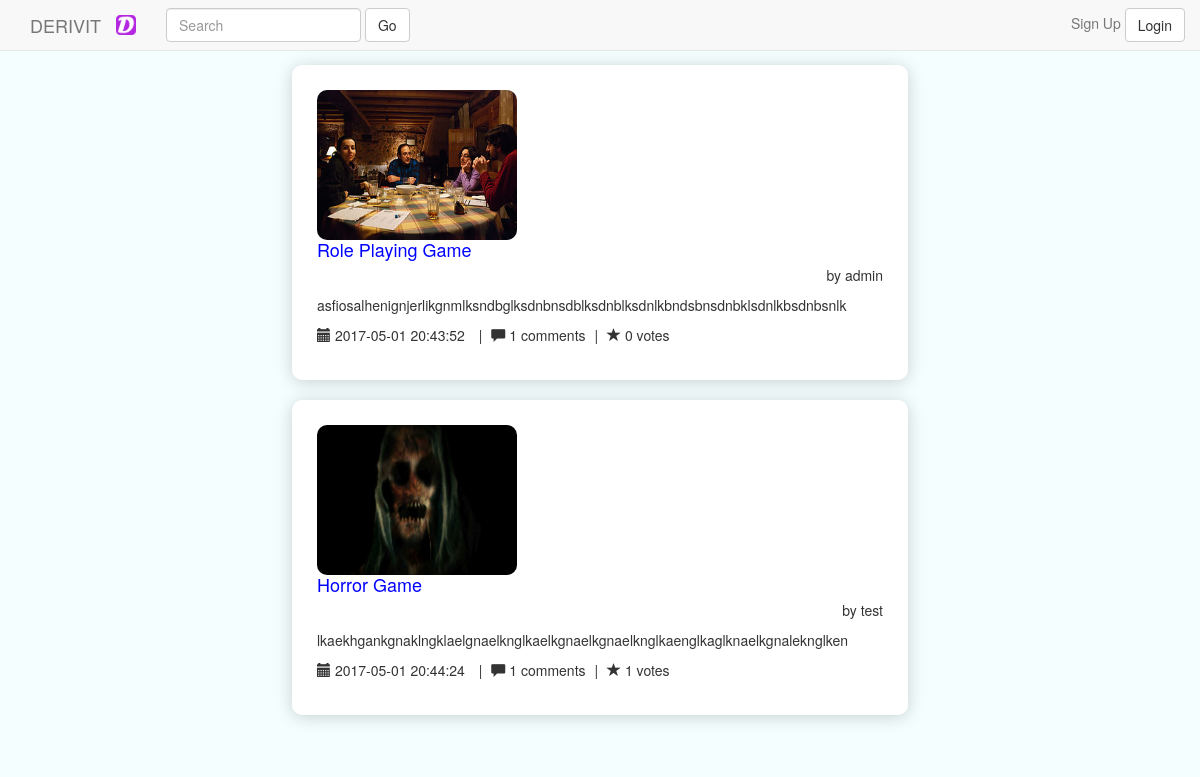
The app's page /, older data.
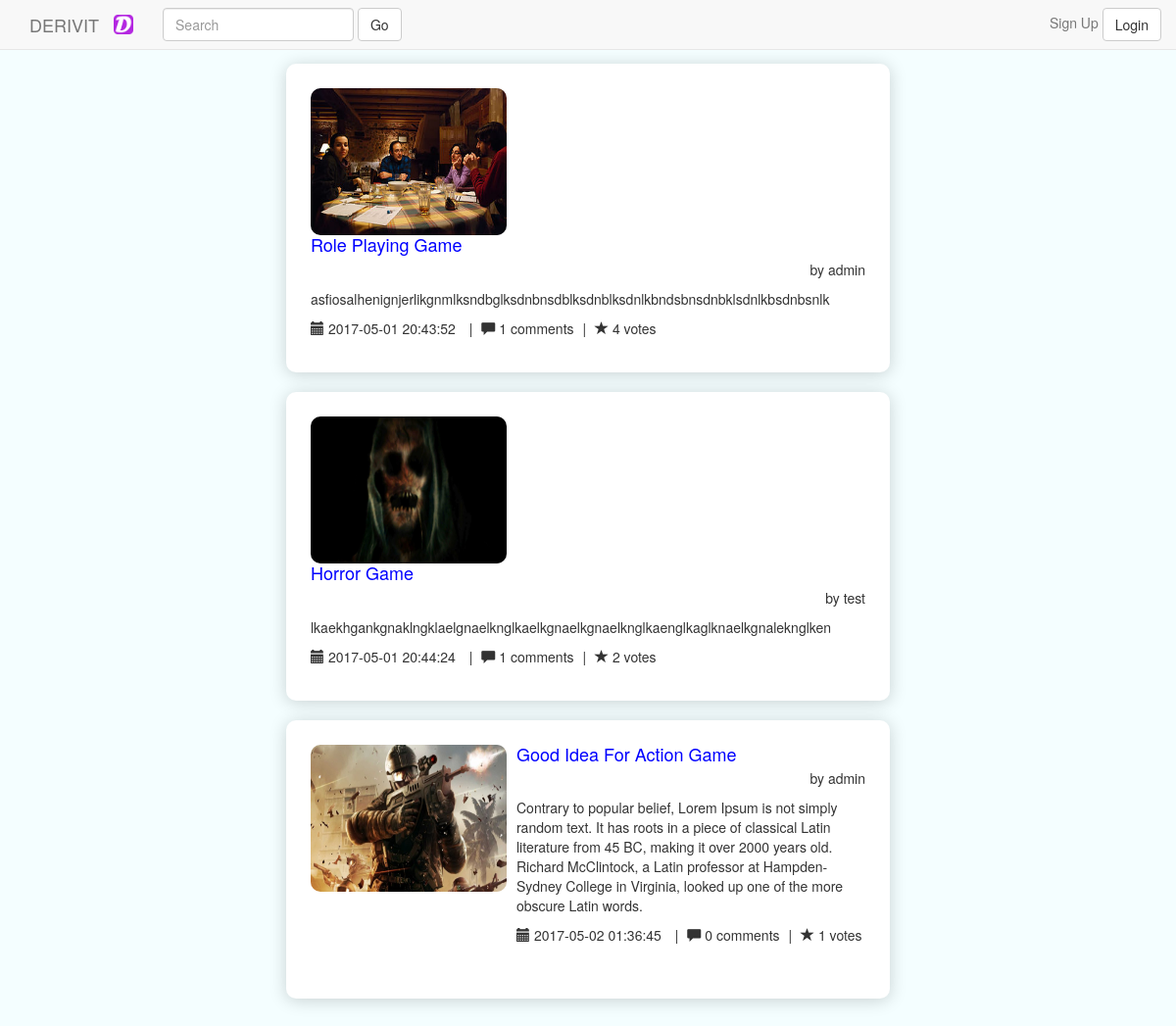
The same page, newer data.
### tables this page shows
CREATE TABLE `posts` (
  `post_id` int(11) NOT NULL,
  `user_id` int(4) NOT NULL,
  `tag_id` int(3) NOT NULL,
  `post_title` varchar(25) NOT NULL,
  `post_body` varchar(512) NOT NULL,
  `post_image` varchar(30) NOT NULL,
  `post_timestamp` timestamp NOT NULL DEFAULT CURRENT_TIMESTAMP
);

CREATE TABLE `users` (
  `user_id` int(5) NOT NULL,
  `user_name` varchar(20) NOT NULL,
  `user_password` varchar(512) NOT NULL,
  `user_email` varchar(30) NOT NULL,
  `reg_date` timestamp NOT NULL DEFAULT CURRENT_TIMESTAMP
);

### Utility.php (called while the page is built, shortened)
<?php
function fetchCommentCount($db, $postId) {
    $stmt = "SELECT COUNT(comment_id) FROM comments WHERE post_id = $postId";
    $query = $db->prepare($stmt);
    $query->execute();
    $f = $query->fetch();
    $result = $f[0];
    return $result;
}
function fetchVoteCount($db, $postId) {
    $stmt = "SELECT COUNT(vote_id) FROM votes WHERE post_id = $postId";
    $query = $db->prepare($stmt);
    $query->execute();
    $f = $query->fetch();
    $result = $f[0];
    return $result;
}
function fetchPosterName($db, $postId) {
    $stmt = "SELECT user_name FROM posts INNER JOIN users ON posts.user_id = users.user_id WHERE post_id = $postId";
    $query = $db->prepare($stmt);
    $query->execute();
    $f = $query->fetch();
    $result = $f[0];
    return $result;
}

### inc/blog.php (the view, shortened to what this page needs)
<?php
require_once 'database.php';
require_once 'Utility.php';
$stmt = "SELECT * FROM posts";
$query = $db->prepare($stmt);
$query->execute();
$postData = $query->fetchAll();
?>
<?php foreach ($postData as $post): ?>
    <?php $postId = $post['post_id'] ?>
    <div id="post_content" class="media">
        <a class="pull-left">
            <img class="media-object" src="img/<?php echo $post['post_image']; ?>" id="post_image">
        </a>
        <div class="media-body">
            <a href="viewPost.php?id=<?php echo $post['post_id']; ?>"><h4 class="media-heading"><?php echo $post['post_title']; ?></h4></a>
            <p class="text-right">by <?php echo fetchPosterName($db, $postId) ?></p>
            <p><?php echo $post['post_body']; ?></p>
            <ul class="list-inline list-unstyled">
                <li><span><i class="glyphicon glyphicon-calendar"></i> <?php echo $post['post_timestamp'] ?></span></li>
                <li>|</li>
                <span><i class="glyphicon glyphicon-comment"></i> <?php echo fetchCommentCount($db, $postId) ?> comments</span>
                <li>|</li>
                <span><i class="glyphicon glyphicon-star"></i> <?php echo fetchVoteCount($db, $postId) ?> votes</span>
            </ul>
        </div>
    </div>
        <?php endforeach; ?>

### index.php (shortened to what this page needs)
<!DOCTYPE html>
<html>
    <head>
        <?php include './inc/bootstrap_plugins.php'; ?>
        <link rel="stylesheet" type="text/css" href="css/blog.css" />
    </head>
    <body>
        <?php include './inc/navbar.php'; ?>
        <div class="modal-body row">
            <div class="col-md-2 ">
            </div>
            <div class="col-md-8">
                <?php include './inc/blog.php'; ?>
            </div>
            <div class="col-md-2 ">
                <div class="col-md-12">
                </div>
            </div>
        </div>
    </body>
</html>

### inc/bootstrap_plugins.php (shortened to what this page needs)
<link rel="stylesheet" href="https://maxcdn.bootstrapcdn.com/bootstrap/3.3.7/css/bootstrap.min.css">

### inc/navbar.php
<nav class="navbar navbar-default navbar-fixed-top">
    <div class="container">
        <div class="navbar-header">
            <a class="navbar-brand" href="index.php">DERIVIT</a>
            <a class="navbar-brand">
                <img alt="Brand" src="./img/logo.png" width="20px" height="20px">
            </a>
        </div>
        <form class="navbar-form navbar-left" method="GET" action="./search.php" role="search">
            <div class="form-group">
                <input id="search" name="search" type="text" class="form-control" placeholder="Search">
            </div>
            <button type="submit" class="btn btn-default">Go</button>
        </form>
        <?php
        if (isset($_SESSION["user_id"]))
        {
            include './inc/profile.php';
        }
        else
        {
            include './inc/login_sign_up.php';
        }
        ?>
    </div>
</nav>

### inc/login_sign_up.php
<ul class="nav navbar-nav navbar-right">
    <a href="register.php" class="navbar-link">Sign Up</a>
    <a href="login.php" class="navbar-link">
        <button type="button" class="btn btn-default navbar-btn">Login</button>
    </a>
</ul>

### index.php (style rules this page uses)
body { padding-top: 50px; background-color: #f4feff; }

### inc/blog.php (style rules this page uses)
.media { background-color: white; padding: 25px; border-radius: 10px; -webkit-box-shadow: 0px 2px 17px 0px rgba(0,0,0,0.18); -moz-box-shadow: 0px 2px 17px 0px rgba(0,0,0,0.18); box-shadow: 0px 2px 17px 0px rgba(0,0,0,0.18); }
a, a:focus, a:hover, a:after { text-decoration: none; color: blue; }
#post_image { height: 150px; width: 200px; border-radius: 10px; }
#post_content { margin: auto; width: 80%; margin-bottom: 20px; }

Row changes from the older to the newer data that the page shows:
computed for posts "Role Playing Game": postId "0" → "4"
computed for posts "Horror Game": postId "1" → "2"
added posts: post_image (picture), post_title "Good Idea For Action Game", post_id.user_name "admin", post_body "Contrary to popular belief, Lorem Ipsum is not simply random text. It has roots in a piece of classical Latin literature from 45 BC, making it over 2000 years old. Richard McClintock, a Latin professor at Hampden-Sydney College in Virginia, looked up one of the more obscure Latin words.", post_timestamp "2017-05-02 01:36:45", postId "0", postId "1"
